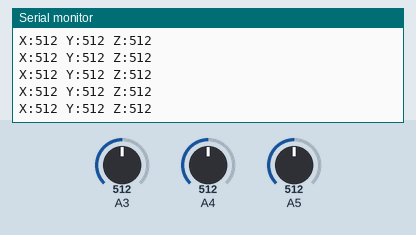
Bench run of a sketch on a simulated Arduino Uno, built with avr-gcc and run on an emulated ATmega328P. Shown: the last lines printed to the serial monitor. The test bench sets the inputs (shaded band); at power-on: A4 = 512, A5 = 512, A3 = 512.

Above: at 2.7 s.
2.8 s: A4 set to 107
At 2.86 s:
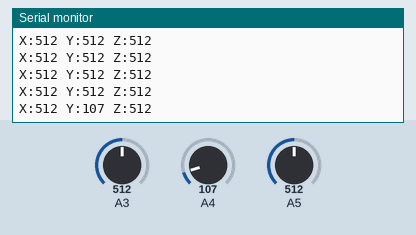
4.3 s: A4 set to 93
At 4.34 s:
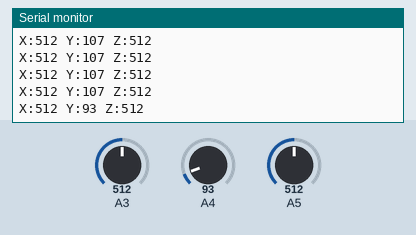
5.8 s: A5 set to 11
At 5.81 s:
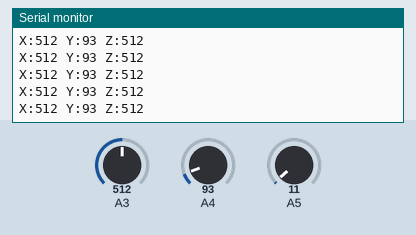
8.8 s: A5 set to 8
At 8.81 s:
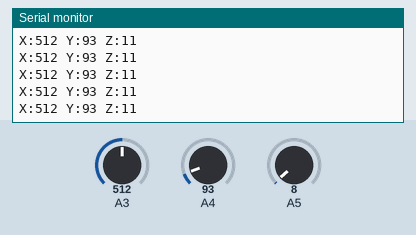
11.8 s: A5 set to 91
At 11.8 s:
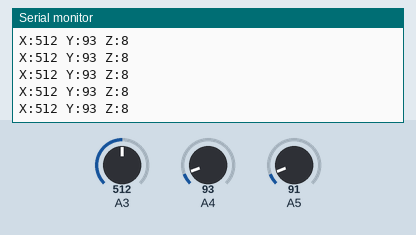
13.3 s: A5 set to 104
At 13.33 s:
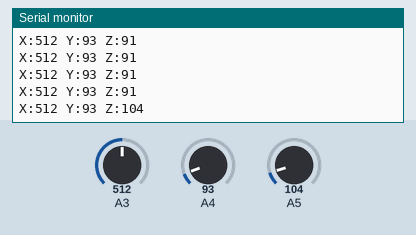
Timing chart, 0 to 15.8 s (numbered marks = the images above; inputs shaded):
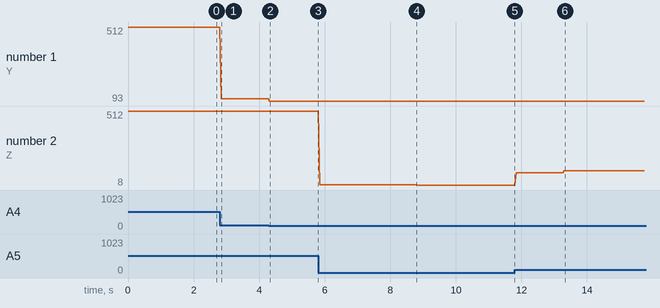

Measured:
- after the input at 2.8 s, the serial monitor: prints a new line after 0.05 s (image 1)
- after the input at 4.3 s, the serial monitor: prints a new line at once (image 2)
- after the input at 13.3 s, the serial monitor: prints a new line at once (image 6)
- plotted number 1: 512 → 107 after the input at 2.8 s, 107 → 93 after the input at 4.3 s
- plotted number 2: 512 → 11 after the input at 5.8 s, 11 → 8 after the input at 8.8 s, 8 → 91 after the input at 11.8 s, 91 → 104 after the input at 13.3 s

The sketch:

simpleValues.ino
```cpp
// https://www.deviceplus.com/how-tos/arduino-guide/entry017/

void setup()
{
  Serial.begin(9600); //Initialize serial monitor
}

void loop()
{
  long x , y , z ;
  x = y = z = 0 ;
  x = analogRead(3) ; // Ｘaxis
  y = analogRead(4) ; // Ｙaxis
  z = analogRead(5) ; // Ｚaxis
  Serial.print("X:") ;
  Serial.print(x) ;
  Serial.print(" Y:") ;
  Serial.print(y) ;
  Serial.print(" Z:") ;
  Serial.println(z) ;
  delay(50) ;
}
```
